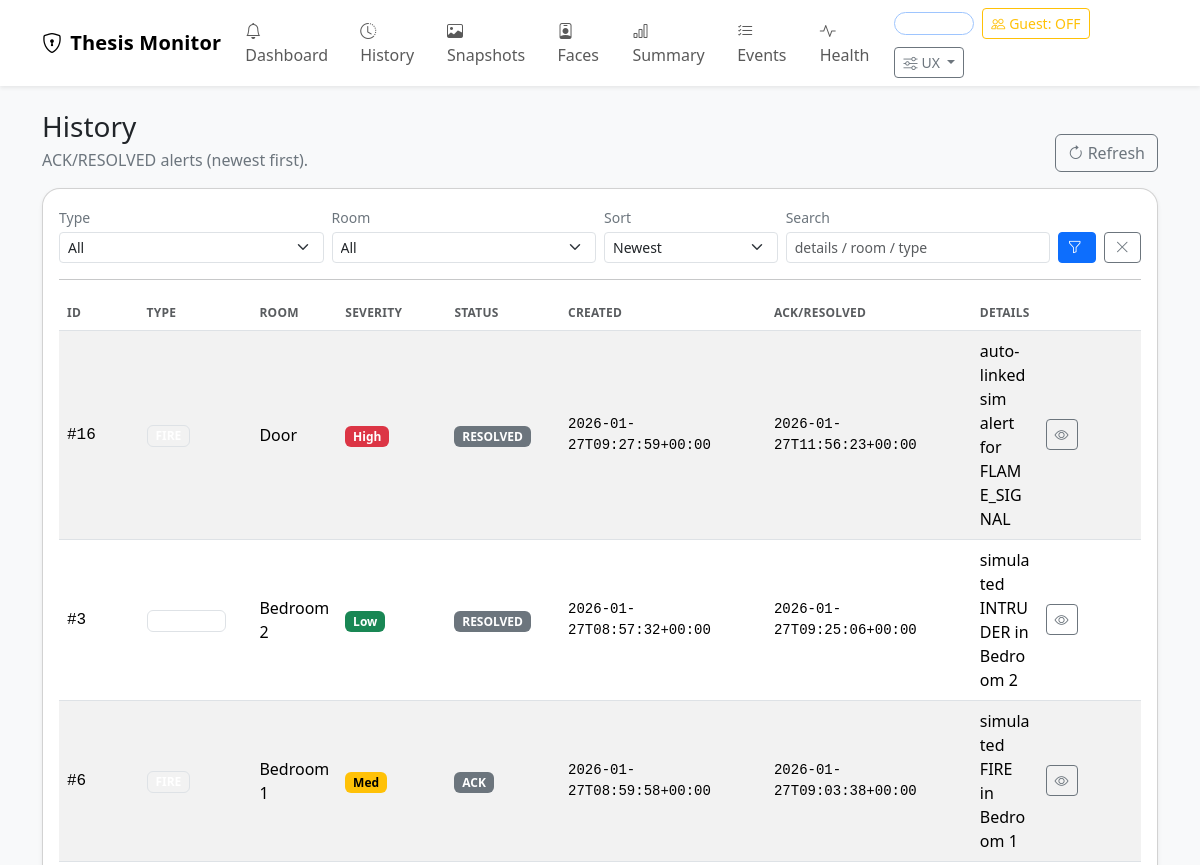
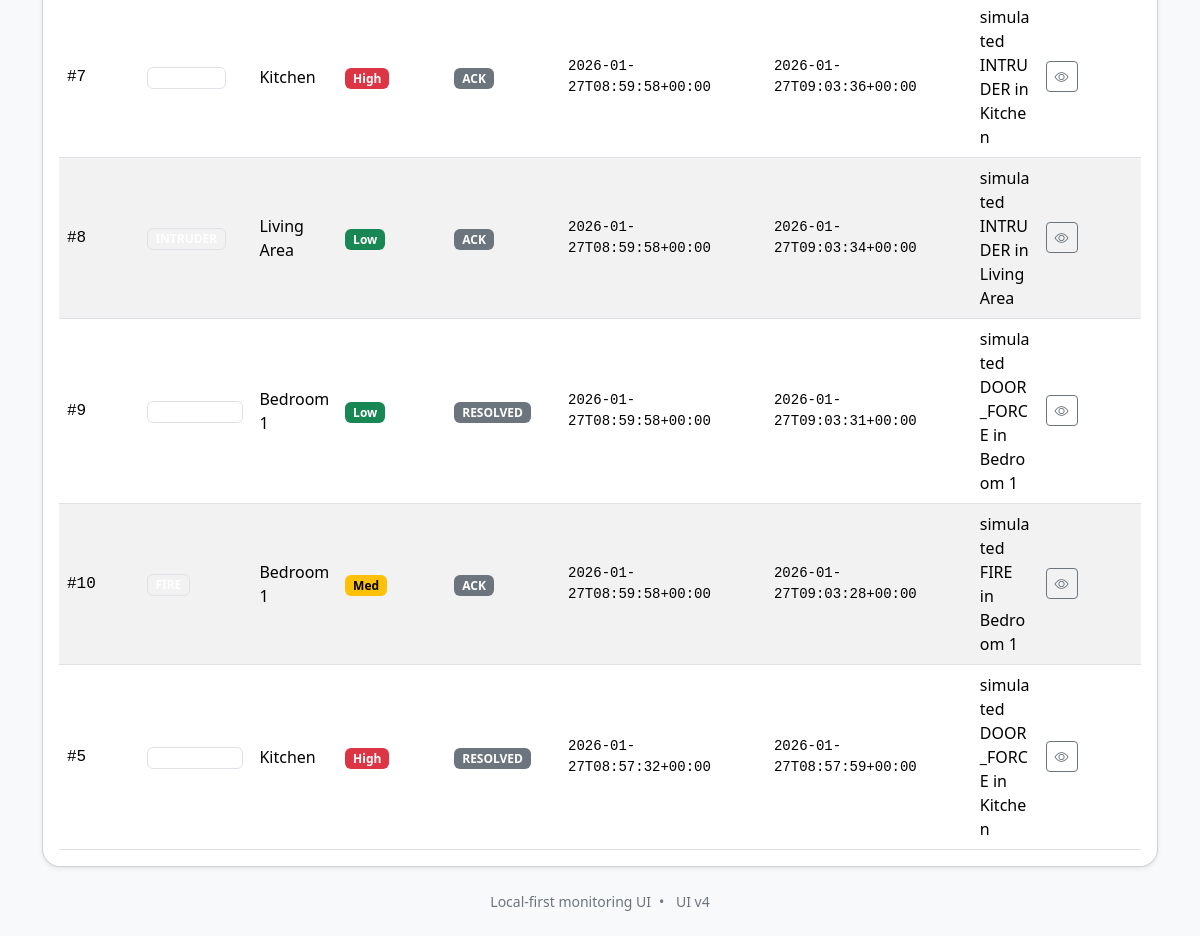
The app's page /history with its own data (2 pictures, top to bottom).
### tables this page shows
CREATE TABLE alerts (
        id INTEGER PRIMARY KEY AUTOINCREMENT,
        type TEXT NOT NULL,
        room TEXT,
        severity INTEGER NOT NULL DEFAULT 1,
        status TEXT NOT NULL DEFAULT 'ACTIVE', -- ACTIVE | ACK | RESOLVED
        ts TEXT NOT NULL,
        ack_ts TEXT,
        snapshot_path TEXT,
        details TEXT
    );

### pi/app.py (the view)
@app.get("/history")
def history():
    type_filter = request.args.get("type", "").strip()
    room_filter = request.args.get("room", "").strip()
    q = request.args.get("q", "").strip()
    sort = request.args.get("sort", "newest").strip()
    alerts = list_history_alerts(type_filter=type_filter, room_filter=room_filter, q=q, sort=sort)
    types = distinct_alert_types()
    rooms = distinct_alert_rooms()
    return render_template("history.html", alerts=alerts, types=types, rooms=rooms,
                           type_filter=type_filter, room_filter=room_filter, q=q, sort=sort)

### pi/app.py (called while the page is built)
@app.context_processor
def inject_globals():
    return {
        "guest_mode": get_guest_mode(),
        "active_alert_count": count_active_alerts(),
    }

### pi/db.py (called while the page is built)
def get_conn() -> sqlite3.Connection:
    os.makedirs(os.path.dirname(DB_PATH), exist_ok=True)
    conn = sqlite3.connect(DB_PATH, check_same_thread=False)
    conn.row_factory = sqlite3.Row
    return conn

def list_history_alerts(limit: int = 500, type_filter: str = "", room_filter: str = "", q: str = "", sort: str = "newest"):
    conn = get_conn()
    cur = conn.cursor()
    sql = "SELECT * FROM alerts WHERE status != 'ACTIVE'"
    params: List[Any] = []
    if type_filter:
        sql += " AND type = ?"
        params.append(type_filter)
    if room_filter:
        sql += " AND room = ?"
        params.append(room_filter)
    if q:
        sql += " AND (IFNULL(details,'') LIKE ? OR IFNULL(room,'') LIKE ? OR type LIKE ?)"
        like = f"%{q}%"
        params.extend([like, like, like])
    if sort == "severity":
        sql += " ORDER BY severity DESC, COALESCE(ack_ts, ts) DESC"
    else:
        sql += " ORDER BY COALESCE(ack_ts, ts) DESC"
    sql += " LIMIT ?"
    params.append(int(limit))
    cur.execute(sql, params)
    rows = cur.fetchall()
    conn.close()
    return rows

def distinct_alert_types():
    conn = get_conn()
    cur = conn.cursor()
    cur.execute("SELECT DISTINCT type FROM alerts ORDER BY type ASC;")
    rows = [r[0] for r in cur.fetchall()]
    conn.close()
    return rows

def distinct_alert_rooms():
    conn = get_conn()
    cur = conn.cursor()
    cur.execute("SELECT DISTINCT room FROM alerts WHERE room IS NOT NULL AND room != '' ORDER BY room ASC;")
    rows = [r[0] for r in cur.fetchall()]
    conn.close()
    return rows

def count_active_alerts() -> int:
    conn = get_conn()
    cur = conn.cursor()
    cur.execute("SELECT COUNT(*) as c FROM alerts WHERE status='ACTIVE';")
    c = int(cur.fetchone()["c"])
    conn.close()
    return c

def get_setting(key: str, default: str = "") -> str:
    conn = get_conn()
    cur = conn.cursor()
    cur.execute("SELECT value FROM settings WHERE key = ?", (key,))
    row = cur.fetchone()
    conn.close()
    return str(row["value"]) if row else default

def get_guest_mode() -> bool:
    return get_setting("guest_mode", "0") == "1"

### thesis_ui_v3/pi/templates/history.html (shortened to what this page needs)
{% extends "base.html" %}
{% block content %}
  <div class="d-flex flex-wrap gap-2 justify-content-between align-items-end mb-3">
    <div>
      <h3 class="mb-1">History</h3>
      <div class="text-secondary">ACK/RESOLVED alerts (newest first).</div>
    </div>
    <a class="btn btn-outline-secondary" href="{{ url_for('history') }}"><i class="bi bi-arrow-clockwise me-1"></i>Refresh</a>
  </div>
  <div class="card shadow-sm">
    <div class="card-body">
      <form method="get" class="row g-2 align-items-end">
        <div class="col-12 col-md-3">
          <label class="form-label small text-secondary mb-1">Type</label>
          <select name="type" class="form-select form-select-sm">
            <option value="">All</option>
          </select>
        </div>
        <div class="col-12 col-md-3">
          <label class="form-label small text-secondary mb-1">Room</label>
          <select name="room" class="form-select form-select-sm">
            <option value="">All</option>
          </select>
        </div>
        <div class="col-12 col-md-2">
          <label class="form-label small text-secondary mb-1">Sort</label>
          <select name="sort" class="form-select form-select-sm">
            <option value="newest" {{ "selected" if sort=="newest" else "" }}>Newest</option>
          </select>
        </div>
        <div class="col-12 col-md-3">
          <label class="form-label small text-secondary mb-1">Search</label>
          <input name="q" value="{{ q }}" class="form-control form-control-sm" placeholder="details / room / type">
        </div>
        <div class="col-12 col-md-1 d-flex gap-2">
          <button class="btn btn-sm btn-primary w-100" type="submit"><i class="bi bi-funnel me-1"></i></button>
          <a class="btn btn-sm btn-outline-secondary w-100" href="{{ url_for('history') }}"><i class="bi bi-x-lg"></i></a>
        </div>
      </form>
      <hr class="my-3">
      {% if alerts|length == 0 %}
        <div class="text-secondary">No history yet.</div>
      {% else %}
        <div class="table-responsive">
          <table class="table table-striped table-hover align-middle mb-0">
            <thead>
              <tr>
                <th style="width: 90px;">ID</th>
                <th>Type</th>
                <th>Room</th>
                <th style="width: 120px;">Severity</th>
                <th style="width: 120px;">Status</th>
                <th style="width: 220px;">Created</th>
                <th style="width: 220px;">Ack/Resolved</th>
                <th>Details</th>
                <th style="width: 120px;"></th>
              </tr>
            </thead>
            <tbody>
              {% for a in alerts %}
              <tr>
                <td class="font-monospace">#{{ a["id"] }}</td>
                <td><span class="badge text-bg-dark-subtle border">{{ a["type"] }}</span></td>
                <td>{{ a["room"] or "-" }}</td>
                <td>
                  {% if a["severity"]|int >= 3 %}
                    <span class="badge text-bg-danger">High</span>
                  {% elif a["severity"]|int == 2 %}
                    <span class="badge text-bg-warning">Med</span>
                  {% else %}
                    <span class="badge text-bg-success">Low</span>
                  {% endif %}
                </td>
                <td><span class="badge text-bg-secondary">{{ a["status"] }}</span></td>
                <td class="font-monospace small">{{ a["ts"] }}</td>
                <td class="font-monospace small">{{ a["ack_ts"] or "-" }}</td>
                <td class="text-break">{{ a["details"] or "" }}</td>
                <td>
                  <a class="btn btn-sm btn-outline-secondary" href="{{ url_for('alert_details', alert_id=a['id']) }}">
                    <i class="bi bi-eye"></i>
                  </a>
                </td>
              </tr>
              {% endfor %}
            </tbody>
          </table>
        </div>
      {% endif %}
    </div>
  </div>
{% endblock %}

### thesis_ui_v3/pi/static/app.css (style rules this page uses)
.card { border-radius: 18px; }
.table thead th { font-size: 12px; letter-spacing: .02em; text-transform: uppercase; color: var(--bs-secondary-color); }
.badge { font-weight: 600; }

### records on screen
alerts: id "16", room "Door", severity "High", status "RESOLVED", ts "2026-01-27T09:27:59+00:00", ack_ts "2026-01-27T11:56:23+00:00", details "auto-linked sim alert for FLAME_SIGNAL"
alerts: id "3", room "Bedroom 2", severity "Low", status "RESOLVED", ts "2026-01-27T08:57:32+00:00", ack_ts "2026-01-27T09:25:06+00:00", details "simulated INTRUDER in Bedroom 2"
alerts: id "6", room "Bedroom 1", severity "Med", status "ACK", ts "2026-01-27T08:59:58+00:00", ack_ts "2026-01-27T09:03:38+00:00", details "simulated FIRE in Bedroom 1"
alerts: id "7", room "Kitchen", severity "High", status "ACK", ts "2026-01-27T08:59:58+00:00", ack_ts "2026-01-27T09:03:36+00:00", details "simulated INTRUDER in Kitchen"
alerts: id "8", room "Living Area", severity "Low", status "ACK", ts "2026-01-27T08:59:58+00:00", ack_ts "2026-01-27T09:03:34+00:00", details "simulated INTRUDER in Living Area"
alerts: id "9", room "Bedroom 1", severity "Low", status "RESOLVED", ts "2026-01-27T08:59:58+00:00", ack_ts "2026-01-27T09:03:31+00:00", details "simulated DOOR_FORCE in Bedroom 1"
alerts: id "10", room "Bedroom 1", severity "Med", status "ACK", ts "2026-01-27T08:59:58+00:00", ack_ts "2026-01-27T09:03:28+00:00", details "simulated FIRE in Bedroom 1"
alerts: id "5", room "Kitchen", severity "High", status "RESOLVED", ts "2026-01-27T08:57:32+00:00", ack_ts "2026-01-27T08:57:59+00:00", details "simulated DOOR_FORCE in Kitchen"

### other values on screen
{{ "ON" if guest_mode else "OFF" }} "OFF"
